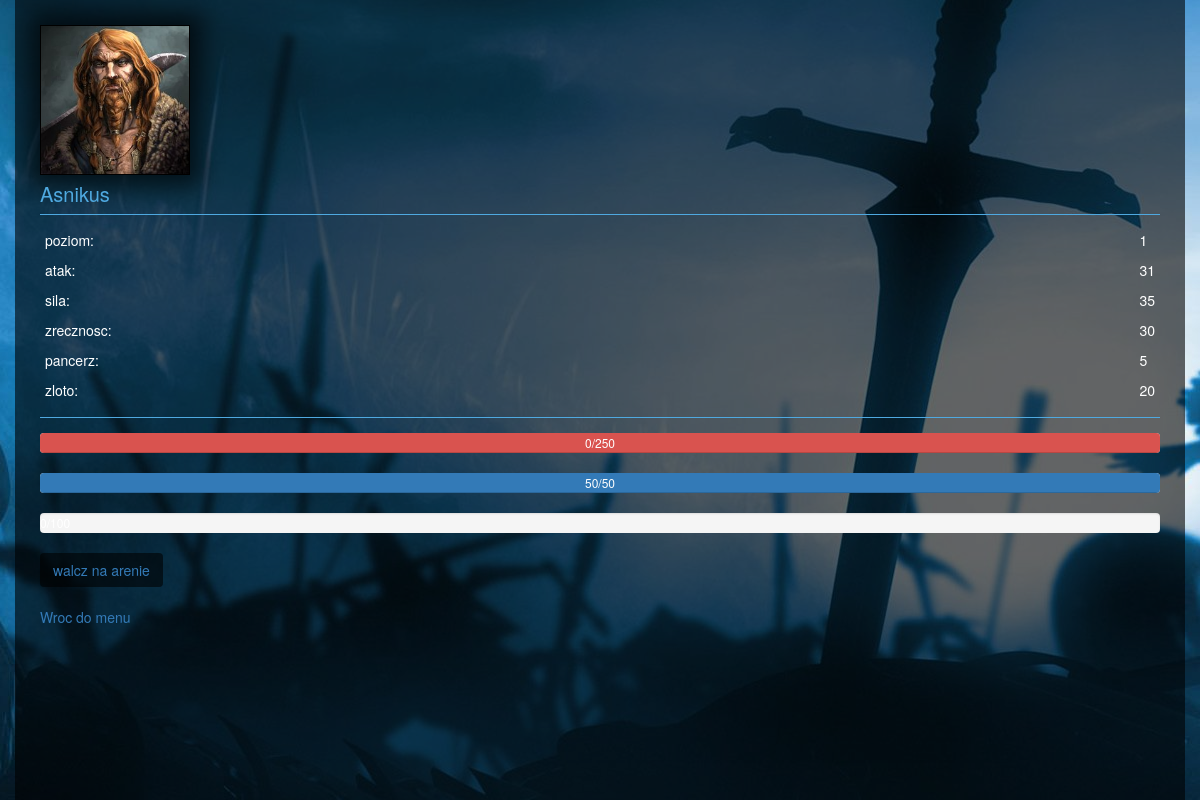
The page /player/3/ on the database as committed earlier.
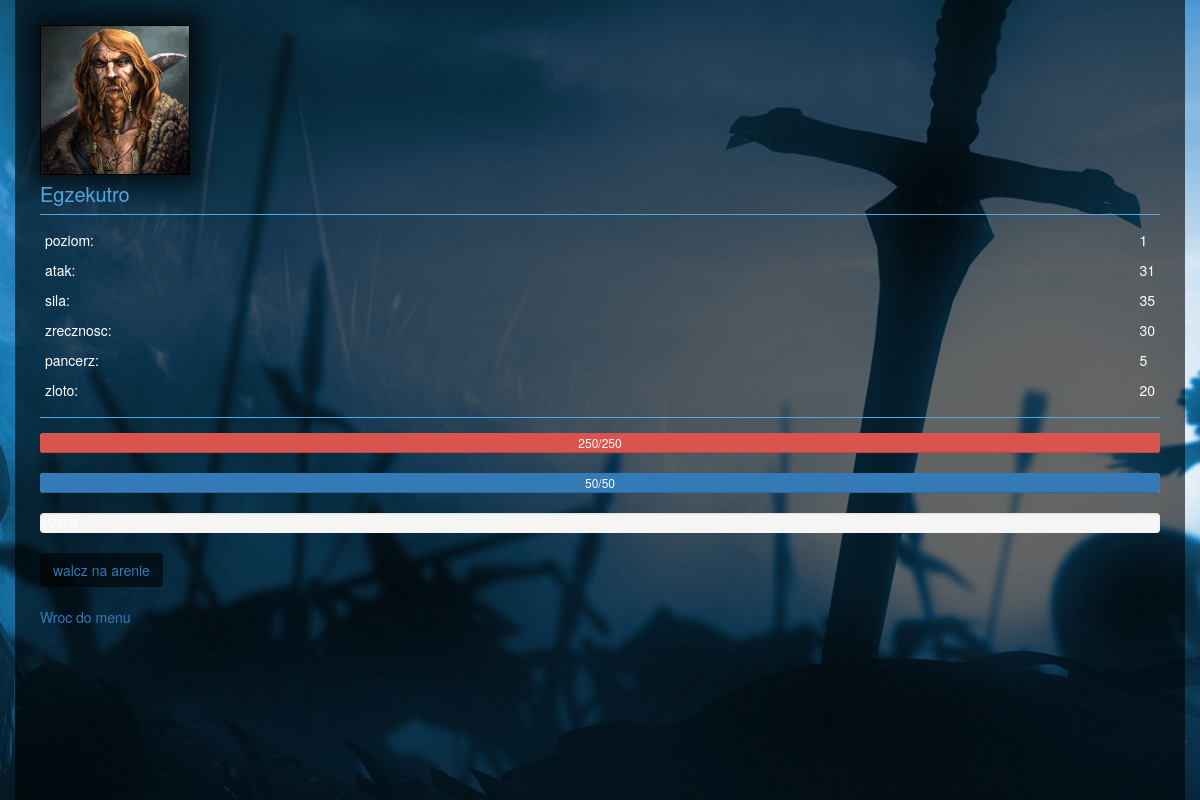
The same page on the database as committed later.
### project/models.py (models this page shows, shortened)
class Player(models.Model):
    name = models.CharField(max_length=40)
    level = models.IntegerField()
    experience = models.IntegerField()
    requiredexp = models.IntegerField()
    strength = models.IntegerField()
    agility = models.IntegerField()
    maxhealth = models.IntegerField()
    health = models.IntegerField()
    attack = models.IntegerField()
    maxmana = models.IntegerField()
    mana = models.IntegerField()
    classname = models.ForeignKey(ClassName)
    armorid = models.ForeignKey(ArmorItem)
    isarmordamaged = models.BooleanField()
    gold = models.IntegerField()

### player/views.py (the view)
def index(request, p):
    gamer = Player.objects.get(pk=p)
    return render(request, 'player/index.html', {'p': gamer})

### project/models.py (called while the page is built)
    def __unicode__(self):
        return self.name

### templates/player/index.html
{% extends 'layout.html' %}
{% block content %}
{% include 'fight/partial_view_player.html' with enemy=True %}
<a href="arena">
    <button class="btn btn_attack">walcz na arenie</button>
</a>
    <p style="margin-top: 20px"><a href="/menu">Wroc do menu</a></p>
{% endblock %}

### templates/layout.html (shortened to what this page needs)
{% load staticfiles %}
<html>
  <head>
    <link href="{% static 'css/bootstrap.css' %}"
          rel="stylesheet" media="screen">
    <link href="{% static 'css/site.css' %}"
          rel="stylesheet" media="screen">
  </head>
  <body>
  <div class="bg">
	<div class="container">
		<div class="row">
			<div class="bg_player">
    {% block content %}
    {% endblock %}
              </div>
          </div>
      </div>
    </div>
  </body>
</html>

### templates/fight/partial_view_player.html (shortened to what this page needs)
{% load staticfiles %}
    <div class="player_portrait">
        {%if p.classname|stringformat:"s"  == "Warrior"%}
            <img src="{% static 'css/content/warrior.jpg' %}" height="100%", width="100%">
        {%elif p.classname|stringformat:"s"  == "Thief"%}
            <img src="{% static 'css/content/thief.jpg' %}" height="100%", width="100%">
        {%elif p.classname|stringformat:"s"  == "Tankozord"%}
            <img src="{% static 'css/content/tank.jpg' %}" height="100%", width="100%">
        {% endif %}
    </div>
    <div class="player_name">
        {{p.name}}
    </div>
    <div class="player_stats">
        <div class="column_left">
            <p>poziom:</p>
            <p>atak:</p>
            <p>sila:</p>
            <p>zrecznosc:</p>
            <p>pancerz:</p>
            <p>zloto:</p>
        </div>
        <div class="column_right">
            <p>{{p.level}}</p>
            <p>{{p.attack}}</p>
            <p>{{p.strength}}</p>
            <p>{{p.agility}}</p>
            <p>5</p>
            <p>{{p.gold}}</p>
        </div>
    </div>
    <div class="progress">
        <div id="player-health" class="progress-bar progress-bar-danger" role="progressbar" aria-valuenow="100" aria-valuemin="0" aria-valuemax="100" style="width: 100%;">
            {{p.health}}/{{p.maxhealth}}
        </div>
    </div>
    <div class="progress">
        <div id="player-mana" class="progress-bar"  role="progressbar" aria-valuenow="100" aria-valuemin="0" aria-valuemax="100" style="width: 100%">
            {{p.mana}}/{{p.maxmana}}
        </div>
    </div>
    <div class="progress">
    </div>

### templates/static/css/site.css (style rules this page uses)
.bg { width: 100%; height: 100%; background-image: url("content/bg.jpg"); background-repeat: no-repeat; background-attachment: fixed; background-position: center; }
.bg_player { color: #fff; background-color:rgba(0,0,0,0.6); padding: 25px; height: 100%; }
.player_name { padding: 5px 0px; color: #4FA9E0; font-size: 20px; border-bottom: solid 1px #4FA9E0; }
.player_portrait { border: solid 1px #000; height: 150px; width: 150px; -webkit-box-shadow: 0px 0px 22px 12px rgba(0,0,0,0.63); -moz-box-shadow: 0px 0px 22px 12px rgba(0,0,0,0.63); box-shadow: 0px 0px 22px 12px rgba(0,0,0,0.63); }
.player_stats { margin: 15px 0px; padding-bottom: 7px; border-bottom: solid 1px #4FA9E0; }
.column_left { padding-left: 5px; float: left; }
.column_right { padding-right: 5px; float: right; }
.btn_attack { background-color:rgba(0,0,0,0.6); }

Rows that differ between the two databases and show on the page:
changed Player: name "Asnikus" → "Egzekutro"; health "0" → "250"
